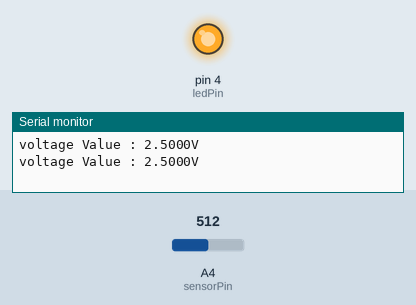
This sketch was run on a simulated Arduino Uno, built with avr-gcc and run on an emulated ATmega328P. Shown: output pins drawn as LEDs (lit = HIGH), the last lines printed to the serial monitor. Inputs (shaded band) come from the test bench; at power-on: A4 (sensorPin) = 512.

Above: at 1.8 s.
1.9 s: A4 (sensorPin) set to 426
3.4 s: A4 (sensorPin) set to 392
At 5.2 s:
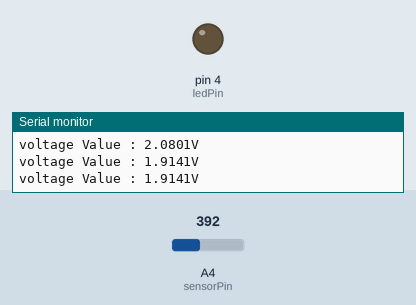
5.5 s: A4 (sensorPin) set to 511
At 6.8 s:
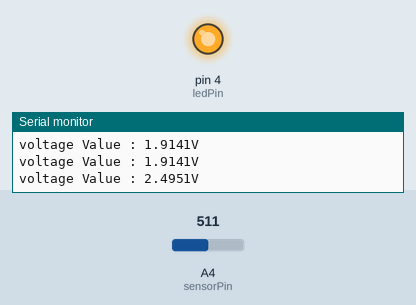
7.5 s: A4 (sensorPin) set to 306
At 8.4 s:
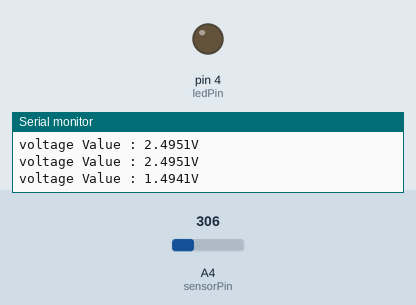
Timing chart, 0 to 10.5 s (numbered marks = the images above; inputs shaded):
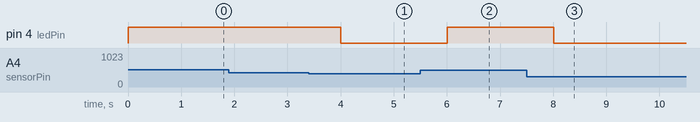

The sketch:

test.ino
```cpp
const int ledPin = 4;
const int sensorPin = A4;
const int threshold = 2.0;
int value = 0;

void setup() {
  // put your setup code here, to run once:
  Serial.begin(9600);
  pinMode(ledPin, OUTPUT);
}

void loop() {
  // put your main code here, to run repeatedly:
  //exit(0);
  value = analogRead(sensorPin);
  float voltage = (value/1024.0) * 5.0;

  Serial.print("voltage Value : ");
  Serial.print(voltage, 4);
  Serial.println("V");

  //float weight = 0;

  if(voltage > threshold){
    //weight = 65.184 * voltage + 19.266;
    //if(weigth < 0) weight = 0;
    digitalWrite(ledPin, HIGH);
  }else{
    digitalWrite(ledPin, LOW);
  }
  //Serial.print(" ,weight value : ");
  //Serial.print(weight, 4);
  //Serial.println("g");

  delay(1000);
}
```

Measured:
- the behaviour switches between 410 and 409 on A4 (sensorPin) (found by bisection; images 0 and 1)
- after the input at 3.4 s, pin 4 (ledPin): HIGH → LOW after 0.60 s
- after the input at 5.5 s, pin 4 (ledPin): LOW → HIGH after 0.51 s
- after the input at 7.5 s, pin 4 (ledPin): HIGH → LOW after 0.51 s
